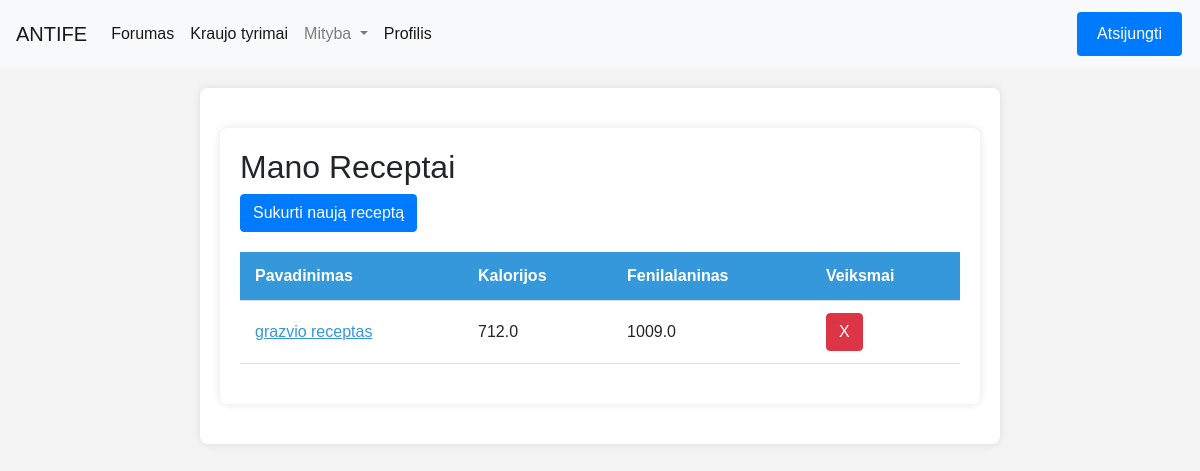
/mityba/manoreceptai_list/ (signed in), run on the app's committed database.
### homepage/models.py (models this page shows)
class Receptai(models.Model):
    kalorijos = models.FloatField(default=0.0)
    pavadinimas = models.CharField(max_length=255)
    fenilalaninas = models.FloatField(default=0.0)
    baltymai = models.FloatField(default=0.0)
    aprasas = models.CharField(max_length=300)
    visible = models.BooleanField(default=True)

### Mityba/views.py (the view)
# urls.py: path('manoreceptai_list/', views.manoreceptai_list, name='manoreceptai_list'),
@login_required
def manoreceptai_list(request):
    current_user = request.user
    try:
        naudotojas = Naudotojai.objects.get(user=current_user)
        user_recipe_ids = Naudotojo_receptai.objects.filter(fk_Naudotojasid_Naudotojas=naudotojas).values_list('fk_Receptasid_Receptas', flat=True)
        receptai_list = Receptai.objects.filter(id__in=user_recipe_ids)
    except Naudotojai.DoesNotExist:
        receptai_list = []
    return render(request, 'ManoReceptai.html', {'manoreceptai_list': receptai_list})

### Mityba/templates/ManoReceptai.html (shortened to what this page needs)
{% extends "base.html" %}
{% block content %}
    <div class="container">
        <h2>Mano Receptai</h2>
        <a href="{% url 'mityba:create_recipe' %}" class="btn btn-primary custom-button">Sukurti naują receptą</a>
        <table class="styled-table">
            <thead>
                <tr>
                    <th>Pavadinimas</th>
                    <th>Kalorijos</th>
                    <th>Fenilalaninas</th>
                    <th>Veiksmai</th>
                </tr>
            </thead>
            <tbody>
                {% for receptas in manoreceptai_list %}
                    {% if receptas.naudotojo_receptai_set.exists %}
                        <tr>
                            <td class="name-cell" data-toggle="aprasas-{{ forloop.counter }}" data-ingredientai="ingredientai-{{ forloop.counter }}">{{ receptas.pavadinimas }}</td>
                            <td>{{ receptas.kalorijos }}</td>
                            <td>{{ receptas.fenilalaninas }}</td>
                            <td>
                                <div id="remove-button-container-{{ forloop.counter }}">
                                    {% if user.is_authenticated %}
                                        <button class="btn btn-danger remove-recipe" data-id="{{ receptas.id }}">X</button>
                                    {% endif %}
                                </div>
                            </td>
                        </tr>
                    {% endif %}
                {% endfor %}
            </tbody>
        </table>
    </div>
{% endblock %}

### Mityba/templates/ManoReceptai.html (style rules this page uses)
body { font-family: 'Arial', sans-serif; background-color: #f4f4f4; margin: 0; padding: 0; }
.container { max-width: 800px; margin: 20px auto; background-color: #fff; padding: 20px; border-radius: 8px; box-shadow: 0 0 10px rgba(0, 0, 0, 0.1); }
.styled-table { width: 100%; border-collapse: collapse; margin: 20px 0; font-size: 16px; text-align: left; }
.styled-table th, .styled-table td { padding: 12px 15px; border-bottom: 1px solid #ddd; cursor: pointer; }
.styled-table th { background-color: #3498db; color: #fff; }
.name-cell { color: #3498db; text-decoration: underline; cursor: pointer; }

### data on the page
Receptai: pavadinimas "grazvio receptas", kalorijos "712.0", fenilalaninas "1009.0"
